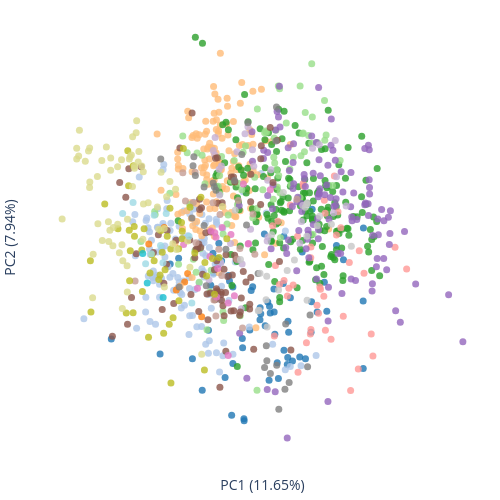

Write notebook code for a chart like this one.
### Code cell
import plotly.graph_objects as go 


# plot_df = pca_df[pca_df.Class > 1]
plot_df = pca_df.copy()
# Define colors for each class
colormap = cf.distinct_colors(np.sort(plot_df['Family'].unique()), category='tab20')

# Plot
fig = go.Figure()
fig.add_trace(go.Scatter(
    x=plot_df.PCA_1,
    y=plot_df.PCA_2,
    text=plot_df.index,
    mode='markers',
    marker=dict(
        color=[colormap.get(_class) for _class in plot_df['Family']],
    )
))

fig.update_traces(marker=dict(size=7, opacity = 0.8))
fig.update_layout(xaxis_title = f'PC1 ({variance_ratio[0]*100:.2f}%)',
                  yaxis_title = f'PC2 ({variance_ratio[1]*100:.2f}%)',
                  margin=dict(r=10, l=10, b=10, t=10),
                  plot_bgcolor='white', 
                  paper_bgcolor='white',
                  width=500, height=500
)
fig.update_xaxes(showticklabels=False, ticks="")
fig.update_yaxes(showticklabels=False, ticks="")
fig.show()
fig.write_image('../../output/pub_Figures/ESM/PCA_esm_family.png', 
                width=500, height=500, scale=3)

### Figure 1 — Plotly figure (JSON) as saved in the notebook; plotly's stock layout.template omitted (floating-point values rounded to 4 significant figures; data arrays with more than 128 entries replaced by an {"elided": "..."} marker saying what was removed)
{"data": [{"marker": {"color": {"elided": "1081 str values"}, "opacity": 0.8, "size": 7}, "mode": "markers", "text": {"elided": "1081 str values"}, "type": "scatter", "x": {"elided": "1081 float values"}, "y": {"elided": "1081 float values"}}], "layout": {"height": 500, "margin": {"b": 10, "l": 10, "r": 10, "t": 10}, "paper_bgcolor": "white", "plot_bgcolor": "white", "width": 500, "xaxis": {"showticklabels": false, "ticks": "", "title": {"text": "PC1 (11.65%)"}}, "yaxis": {"showticklabels": false, "ticks": "", "title": {"text": "PC2 (7.94%)"}}}}
